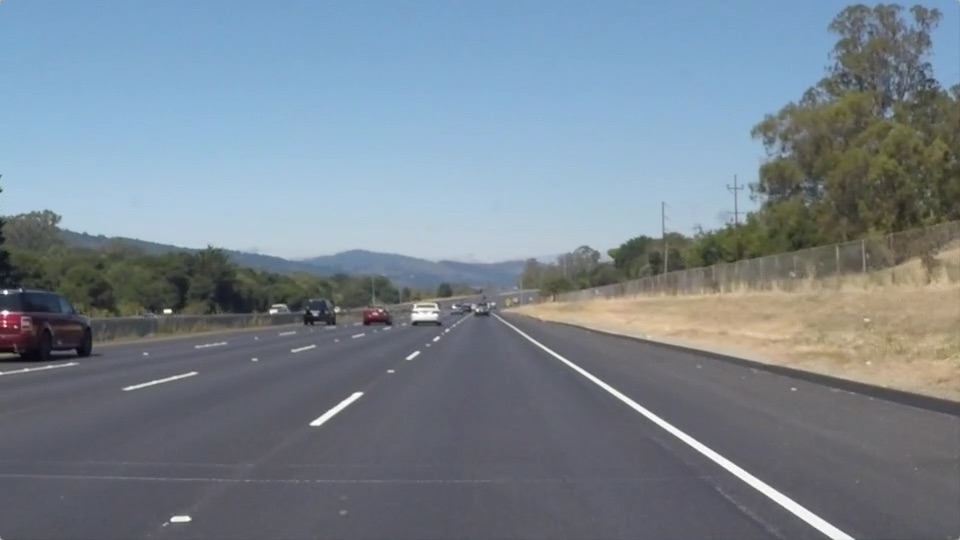
#> input picture test_images/solidWhiteRight.jpg, 960 x 540 px
$ jupyter execute --allow-errors P1.ipynb   (shell and % lines are left out)
#> lines starting #> are read from the running program, lines starting #| are printed output that depends on the picture; after the words box and inside, x2 and y2 are one past the last pixel; in counts of white or black regions, pixels touching at a corner belong together
# Self-Driving Car Engineer Nanodegree

## Project: **Finding Lane Lines on the Road**
***
In this project, you will use the tools you learned about in the lesson to identify lane lines on the road.  You can develop your pipeline on a series of individual images, and later apply the result to a video stream (really just a series of images). Check out the video clip "raw-lines-example.mp4" (also contained in this repository) to see what the output should look like after using the helper functions below.

Once you have a result that looks roughly like "raw-lines-example.mp4", you'll need to get creative and try to average and/or extrapolate the line segments you've detected to map out the full extent of the lane lines.  You can see an example of the result you're going for in the video "P1_example.mp4".  Ultimately, you would like to draw just one line for the left side of the lane, and one for the right.

In addition to implementing code, there is a brief writeup to complete. The writeup should be completed in a separate file, which can be either a markdown file or a pdf document. There is a [write up template](https://github.com/udacity/CarND-LaneLines-P1/blob/master/writeup_template.md) that can be used to guide the writing process. Completing both the code in the Ipython notebook and the writeup template will cover all of the [rubric points](https://review.udacity.com/#!/rubrics/322/view) for this project.

---
Let's have a look at our first image called 'test_images/solidWhiteRight.jpg'.  Run the 2 cells below (hit Shift-Enter or the "play" button above) to display the image.

**Note: If, at any point, you encounter frozen display windows or other confounding issues, you can always start again with a clean slate by going to the "Kernel" menu above and selecting "Restart & Clear Output".**

---

**The tools you have are color selection, region of interest selection, grayscaling, Gaussian smoothing, Canny Edge Detection and Hough Tranform line detection.  You  are also free to explore and try other techniques that were not presented in the lesson.  Your goal is piece together a pipeline to detect the line segments in the image, then average/extrapolate them and draw them onto the image for display (as below).  Once you have a working pipeline, try it out on the video stream below.**

---

<figure>

 <figcaption>
 <p></p>
 <p style="text-align: center;"> Your output should look something like this (above) after detecting line segments using the helper functions below </p>
 </figcaption>
</figure>
 <p></p>
<figure>

 <figcaption>
 <p></p>
 <p style="text-align: center;"> Your goal is to connect/average/extrapolate line segments to get output like this</p>
 </figcaption>
</figure>

**Run the cell below to import some packages.  If you get an `import error` for a package you've already installed, try changing your kernel (select the Kernel menu above --> Change Kernel).  Still have problems?  Try relaunching Jupyter Notebook from the terminal prompt.  Also, see [this forum post](https://carnd-forums.udacity.com/cq/viewquestion.action?spaceKey=CAR&id=29496372&questionTitle=finding-lanes---import-cv2-fails-even-though-python-in-the-terminal-window-has-no-problem-with-import-cv2) for more troubleshooting tips.**

## Import Packages

[cell 1]
#importing some useful packages
import matplotlib.pyplot as plt
import matplotlib.image as mpimg
import numpy as np
import cv2
from PIL import Image

## Read in an Image

[cell 2]
#reading in an image
image = mpimg.imread('test_images/solidWhiteRight.jpg')
#> image is the input picture: shape (540, 960, 3); mean R, G, B 120.3, 132.6, 143.7

#printing out some stats and plotting
print('This image is:', type(image), 'with dimensions:', image.shape)
#| This image is: <class 'numpy.ndarray'> with dimensions: (540, 960, 3)
plt.imshow(image)  # if you wanted to show a single color channel image called 'gray', for example, call as plt.imshow(gray, cmap='gray')

## Ideas for Lane Detection Pipeline

**Some OpenCV functions (beyond those introduced in the lesson) that might be useful for this project are:**

`cv2.inRange()` for color selection
`cv2.fillPoly()` for regions selection
`cv2.line()` to draw lines on an image given endpoints
`cv2.addWeighted()` to coadd / overlay two images
`cv2.cvtColor()` to grayscale or change color
`cv2.imwrite()` to output images to file
`cv2.bitwise_and()` to apply a mask to an image

**Check out the OpenCV documentation to learn about these and discover even more awesome functionality!**

## Helper Functions

Below are some helper functions to help get you started. They should look familiar from the lesson!

[cell 3]
import math

def grayscale(img):
    """Applies the Grayscale transform
    This will return an image with only one color channel
    but NOTE: to see the returned image as grayscale
    (assuming your grayscaled image is called 'gray')
    you should call plt.imshow(gray, cmap='gray')"""
    return cv2.cvtColor(img, cv2.COLOR_RGB2GRAY)
    # Or use BGR2GRAY if you read an image with cv2.imread()
    # return cv2.cvtColor(img, cv2.COLOR_BGR2GRAY)

def canny(img, low_threshold, high_threshold):
    """Applies the Canny transform"""
    return cv2.Canny(img, low_threshold, high_threshold)

def gaussian_blur(img, kernel_size):
    """Applies a Gaussian Noise kernel"""
    return cv2.GaussianBlur(img, (kernel_size, kernel_size), 0)

def region_of_interest(img, vertices):
    """
    Applies an image mask.

    Only keeps the region of the image defined by the polygon
    formed from `vertices`. The rest of the image is set to black.
    """
    #defining a blank mask to start with
    mask = np.zeros_like(img)

    #defining a 3 channel or 1 channel color to fill the mask with depending on the input image
    if len(img.shape) > 2:
        channel_count = img.shape[2]  # i.e. 3 or 4 depending on your image
        ignore_mask_color = (255,) * channel_count
    else:
        ignore_mask_color = 255

    #filling pixels inside the polygon defined by "vertices" with the fill color
    cv2.fillPoly(mask, vertices, ignore_mask_color)

    #returning the image only where mask pixels are nonzero
    masked_image = cv2.bitwise_and(img, mask)
    return masked_image


def draw_lines(img, lines, imshape, color=[255, 0, 0], thickness=10):
    """
    NOTE: this is the function you might want to use as a starting point once you want to
    average/extrapolate the line segments you detect to map out the full
    extent of the lane (going from the result shown in raw-lines-example.mp4
    to that shown in P1_example.mp4).

    Think about things like separating line segments by their
    slope ((y2-y1)/(x2-x1)) to decide which segments are part of the left
    line vs. the right line.  Then, you can average the position of each of
    the lines and extrapolate to the top and bottom of the lane.

    This function draws `lines` with `color` and `thickness`.
    Lines are drawn on the image inplace (mutates the image).
    If you want to make the lines semi-transparent, think about combining
    this function with the weighted_img() function below
    """
    pos_slope = 0 # Acumulator of (+) slopes for avgerage slope calculation
    neg_slope = 0  #  Acumulator of (-) slopes for avg slope calculation
    pos_line = [0, 0, 0, 0] # Accumulator ox x1,y2,x1,y2 for (+) lines
    neg_line = [0, 0, 0, 0] # Accumulator ox x1,y2,x1,y2 for (-) linesi
    # c and k below are counters for the number of total lines it encounteres for left and right side
    c = 0
    k = 0
    #Define coordinate points for left side and right side, the first digit indicates side in the poc (left or right)
    # the second indicates wether it refers to x1 or x2 in the respective line (ie. x_1_1 is x1 for left side)
    x_1_1 = 0
    x_1_2 = 0
    y_1_1 = imshape[0]
    y_1_2 = 0
    x_2_1 = 0
    x_2_2 = 0
    y_2_2 = imshape[0]

    #this block checks line by line, desides wether it belongs to the right/left side according to the sign of its slope
    # using eq. (y2-y1)/(x2-x1)
    for line in lines:
        for x1,y1,x2,y2 in line:
            slope = (y2-y1)/(x2-x1) # Calulates slope
            if slope >= 0 : #Checks if te slope is positive
                c += 1 #counts the total lines with (+) slope
                pos_slope += slope #Accumulates all positive slopes in one sum
                pos_line = [i + j for i, j in zip(pos_line, line[0])] #accumulates all the line coordinates for (+) slopes

                if line[0][1] < y_1_1: # finds smallest value of y1 for line with (-) slope, comparing each time
                    y_1_1 = line[0][1]

            else:  #if the slope is negative
                k += 1 #counts the total lines with (-) slope
                neg_slope += slope #Accumulates all negative slopes in one sum
                neg_line = [i + j for i, j in zip(neg_line, line[0])] #accumulates all the line coordinates for (-) slopes
                if line[0][2] > x_2_2: # finds highest value of x2 for line with (-) slope, comparing each time
                    x_2_2 = line[0][2]

                if line[0][3] < y_2_2: # finds smallest value of y1 for line with (-) slope, comparing each time
                    y_2_2 = line[0][3]

    # checks wether 0 lines were found for left or right side, if so assigns a 1 (to avoid divisions by 0 later on)
    if c == 0:
        c = 1
    if k == 0:
        k = 1
    #finds the average slope for lines in both sides, dividing the accumulated sum by the no. of lines found respectively
    pos_slope = pos_slope / c
    neg_slope = neg_slope / k
    #Below block ssigns a value other than 0 or infitine to negative slope (this fixed bugs in the yellow line video that
    # i couldnt  figure out where it was cming from, i guess infitite vertical slopes occure at some points)
    if neg_slope  == 0:
        neg_slope = -1
    if float(neg_slope) == float('-inf'):
        neg_slope = -1
    # this block finds average values for x1,x2,y1 and y2 for its total accumulated value (for each side)
    pos_line = [int(x/c) for x in pos_line]  # Calculates average values for x1,y1 etc for lines with (+) slope
    neg_line = [int(x/k) for x in neg_line]  # Calculates average values for x1,y1 etc for lines with (-) slope

    #this block finds the average value of b (to be used for line equation) for both sides
    pos_b = pos_line[1] - (pos_line[0]*pos_slope) # b = y - mx
    neg_b = neg_line[3] - (neg_line[2]*neg_slope) # b = y - mx

    #below 3 lines finds x1 and x2 for the line with a positive slope, and x1 for lines with pos negative slope using
    # line equation
    x_1_1 = int((pos_b - y_1_1)/(pos_slope * -1)) # x = (b - y) / (-m)
    x_1_2 = int((pos_b - imshape[0])/(pos_slope * -1)) # x = (b - y) / (-m)
    x_2_1 = int((neg_b - imshape[0])/(neg_slope * -1))

    # Finally we print in our image the 2 averaged lines
    cv2.line(img, (x_1_1, y_1_1), (x_1_2, imshape[0]), color, thickness)
    cv2.line(img, (x_2_1, imshape[0]), (x_2_2, y_2_2), color, thickness)

def hough_lines(img, rho, theta, threshold, min_line_len, max_line_gap, imshape):
    """
    `img` should be the output of a Canny transform.

    Returns an image with hough lines drawn.
    """
    lines = cv2.HoughLinesP(img, rho, theta, threshold, np.array([]), minLineLength=min_line_len, maxLineGap=max_line_gap)
    line_img = np.zeros((img.shape[0], img.shape[1], 3), dtype=np.uint8)
    draw_lines(line_img, lines, imshape)
    return line_img

# Python 3 has support for cool math symbols.

def weighted_img(img, initial_img, α=0.8, β=1., λ=0.):
    """
    `img` is the output of the hough_lines(), An image with lines drawn on it.
    Should be a blank image (all black) with lines drawn on it.

    `initial_img` should be the image before any processing.

    The result image is computed as follows:

    initial_img * α + img * β + λ
    NOTE: initial_img and img must be the same shape!
    """
    return cv2.addWeighted(initial_img, α, img, β, λ)

## Test Images

Build your pipeline to work on the images in the directory "test_images"
**You should make sure your pipeline works well on these images before you try the videos.**

[cell 4]
import os
#Load up the image and convert it to a gray scale one
os.listdir("test_images/")
foto = mpimg.imread("test_images/solidYellowLeft.jpg")
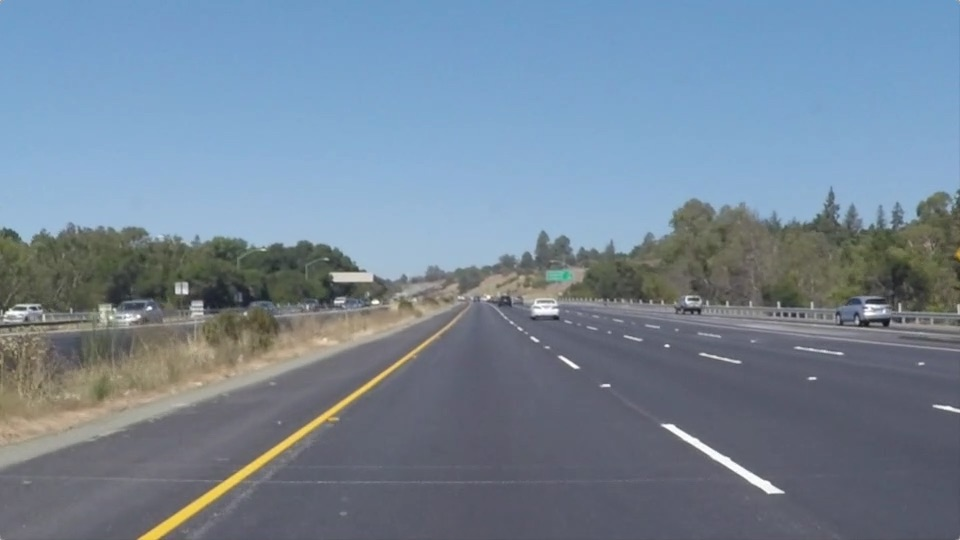
#> input picture test_images/solidYellowLeft.jpg, 960 x 540 px
#> foto is the input picture: shape (540, 960, 3); mean R, G, B 116.5, 133.6, 150.8
imshape = foto.shape
foto_gris = grayscale(foto)
foto_gg = gaussian_blur(foto_gris, 5)

#Aply canny edge detector function on our gray-scale image
edges_foto = canny(foto_gg, 15, 200)

#Select our region of interest using a polygon
vertices = np.array([[(150,imshape[0]),(450, 320), (500, 320), (950,imshape[0])]], dtype=np.int32)
rot = region_of_interest(edges_foto, vertices)
#> in region_of_interest, `masked_image = cv2.bitwise_and(img, mask)`:
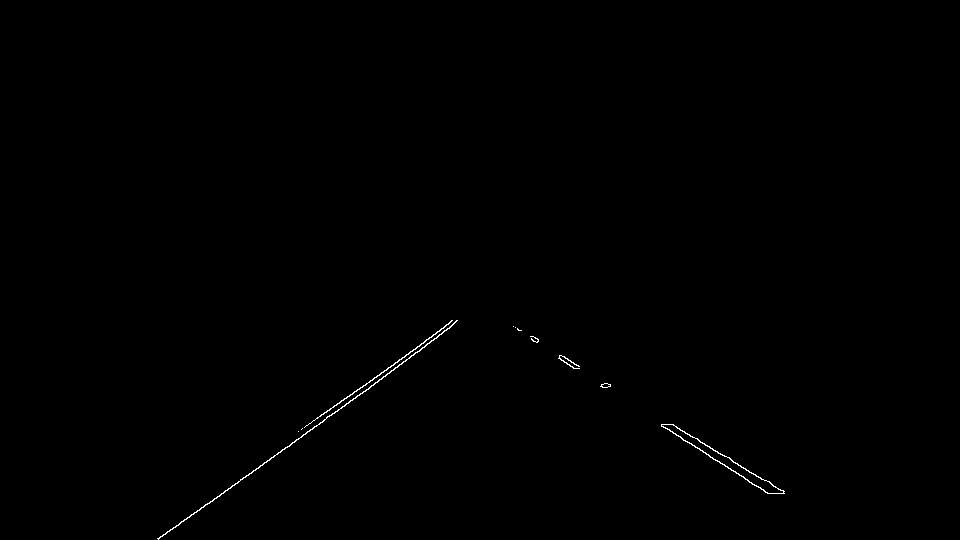
#> masked_image: shape (540, 960); 0.24% white in thin lines or dots, all inside (x1, y1, x2, y2) = (157, 320, 785, 540)

#Define hough parameters
rho = 1
theta = np.pi/180
threshold = 1
min_line_length = 30
max_line_gap = 15
line_image = np.copy(foto)*0

#Run hough transform (pass along imshape for further use)
line_img = hough_lines(rot, rho, theta, threshold, min_line_length, max_line_gap, imshape)
#> in hough_lines, `lines = cv2.HoughLinesP(img, rho, theta, threshold, np.array([]), minL..`: lines = [[306, 425, 439, 331], [209, 503, 436, 338], [165, 534, 450, 327], [661, 425, 770, 493], [672, 424, 761, 479], [722, 454, 783, 492], [289, 446, 378, 381], [158, 538, 246, 475], [671, 424, 718, 453], [307, 425, 404, 357], [661, 426, 768, 493]]
#> the loop in draw_lines, `for line in lines:` made 11 passes
#> after the loop in draw_lines, `for line in lines:`: c = 5; k = 6; neg_line = [1434, 2871, 2353, 2209]; neg_slope = -4.31; pos_line = [3387, 2153, 3800, 2410]; pos_slope = 3.11; x_2_2 = 450; y_1_1 = 424; y_2_2 = 327
#> in draw_lines, `pos_slope = pos_slope / c`: pos_slope = 0.622
#> in draw_lines, `neg_slope = neg_slope / k`: neg_slope = -0.718
#> in draw_lines, `pos_line = [int(x/c) for x in pos_line]`: pos_line = [677, 430, 760, 482]
#> in draw_lines, `neg_line = [int(x/k) for x in neg_line]`: neg_line = [239, 478, 392, 368]
#> in draw_lines, `pos_b = pos_line[1] - (pos_line[0]*pos_slope)`: pos_b = 9.18
#> in draw_lines, `neg_b = neg_line[3] - (neg_line[2]*neg_slope)`: neg_b = 649.4
#> in draw_lines, `x_1_1 = int((pos_b - y_1_1)/(pos_slope * -1))`: x_1_1 = 667
#> in draw_lines, `x_1_2 = int((pos_b - imshape[0])/(pos_slope * -1))`: x_1_2 = 853
#> in draw_lines, `x_2_1 = int((neg_b - imshape[0])/(neg_slope * -1))`: x_2_1 = 152

#Display original image with lines plotted on top of it
foto_final = weighted_img(line_img, foto,α=0.8, β=1., λ=0.)

plt.imshow(foto_final)
print (edges_foto.shape)
#| (540, 960)

## Build a Lane Finding Pipeline

Build the pipeline and run your solution on all test_images. Make copies into the `test_images_output` directory, and you can use the images in your writeup report.

Try tuning the various parameters, especially the low and high Canny thresholds as well as the Hough lines parameters.

[cell 5]
# TODO: Build your pipeline that will draw lane lines on the test_images
# then save them to the test_images directory.

os.listdir("test_images/")
for file in os.listdir('test_images/'):

    if file.endswith(".jpg"):
        os.listdir('test_images/')
        foto = mpimg.imread("test_images/" + str(file))
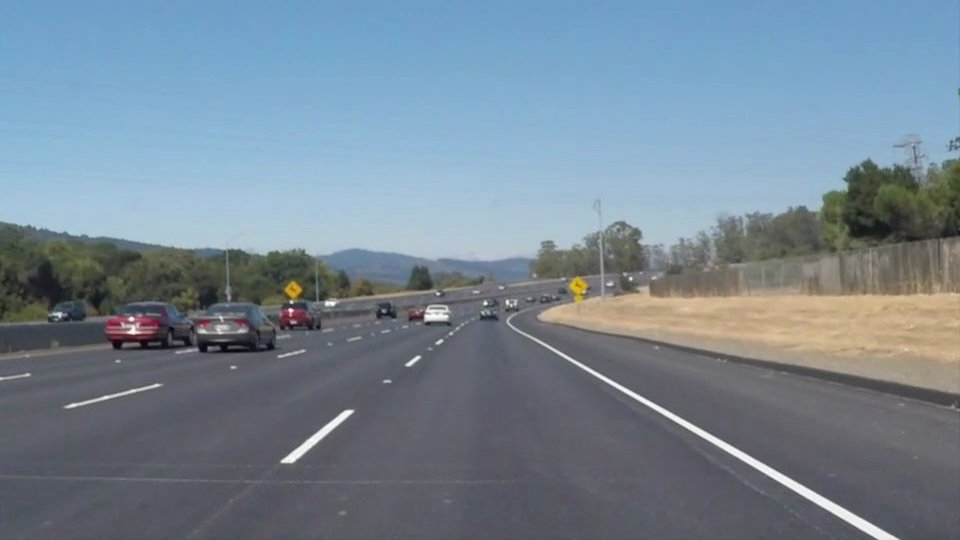
#> input picture test_images/solidWhiteCurve.jpg, 960 x 540 px
#> foto is the input picture: shape (540, 960, 3); mean R, G, B 118.5, 134.5, 148.1
        imshape = foto.shape
        foto_gris = grayscale(foto)
        foto_gg = gaussian_blur(foto_gris, 5)

#Aply canny edge detector function on our gray-scale image
        edges_foto = canny(foto_gg, 5, 200)

#Select our region of interest using a polygon
        vertices = np.array([[(150,imshape[0]),(450, 400), (550, 350), (950,imshape[0])]], dtype=np.int32)
        rot = region_of_interest(edges_foto, vertices)
#> in region_of_interest (call 2), `masked_image = cv2.bitwise_and(img, mask)`:
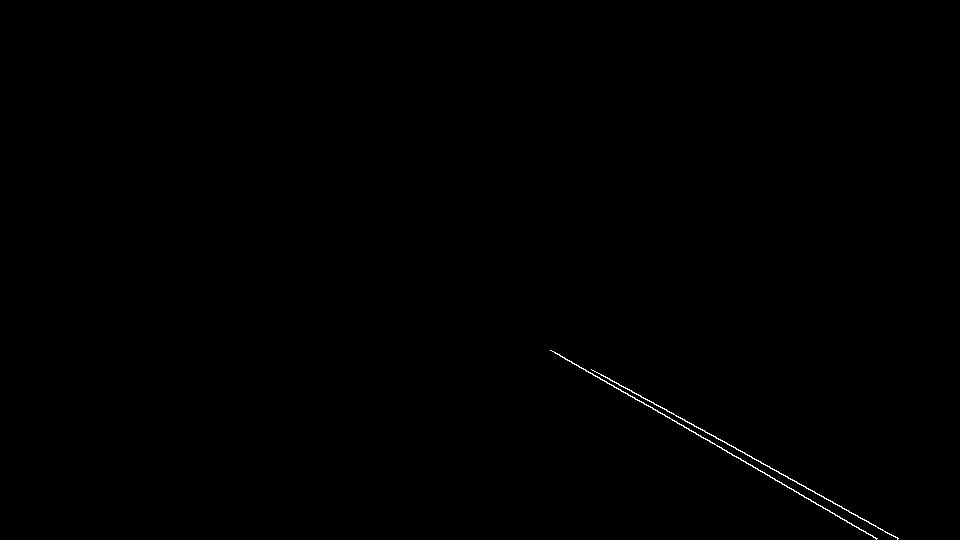
#> masked_image: shape (540, 960); 0.19% white in thin lines or dots, all inside (x1, y1, x2, y2) = (550, 350, 899, 540)

#Define hough parameters
        rho = 1
        theta = np.pi/180
        threshold = 1
        min_line_length = 25
        max_line_gap = 15
        line_image = np.copy(foto)*0

#Run hough transform (pass along imshape for further use)
        line_img = hough_lines(rot, rho, theta, threshold, min_line_length, max_line_gap, imshape)
#> the loop in draw_lines (call 2), `for line in lines:` made 8 passes
#> line on passes 1 to 4: [[603, 375, 898, 538]], [[551, 350, 877, 538]], [[552, 351, 579, 367]], [[840, 518, 875, 538]]
        #print(line_img)

#Display original image with lines plotted on top of it
        foto_final = weighted_img(line_img, foto,α=0.8, β=1., λ=0.)
#> call 2 of weighted_img, with α = 0.8, β = 1, λ = 0
#> in weighted_img (call 2), `return cv2.addWeighted(initial_img, α, img, β, λ)`:
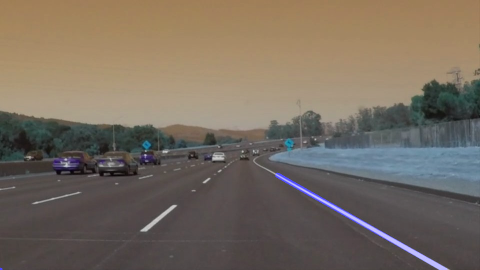
#> returned value: shape (540, 960, 3) (shown at 1/2 size); mean of channels 0, 1, 2 95.7, 107.6, 118.5; drawn as B, G, R
        plt.imshow(foto_final)

        foto_copia_final = Image.fromarray(foto_final)
        foto_copia_final.save('test_images/test_images_output/' + str(file), 'JPEG')
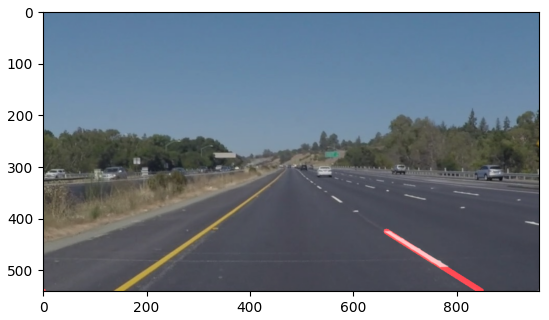
#> figure drawn by matplotlib, 1 panel

## Test on Videos

You know what's cooler than drawing lanes over images? Drawing lanes over video!

We can test our solution on two provided videos:

`solidWhiteRight.mp4`

`solidYellowLeft.mp4`

**Note: if you get an `import error` when you run the next cell, try changing your kernel (select the Kernel menu above --> Change Kernel).  Still have problems?  Try relaunching Jupyter Notebook from the terminal prompt. Also, check out [this forum post](https://carnd-forums.udacity.com/questions/22677062/answers/22677109) for more troubleshooting tips.**

**If you get an error that looks like this:**
```
NeedDownloadError: Need ffmpeg exe.
You can download it by calling:
imageio.plugins.ffmpeg.download()
```
**Follow the instructions in the error message and check out [this forum post](https://carnd-forums.udacity.com/display/CAR/questions/26218840/import-videofileclip-error) for more troubleshooting tips across operating systems.**

[cell 6]
# Import everything needed to edit/save/watch video clips
import imageio
#> (the rest of this cell did not finish here and is left out)

[cell 7]
# [29 lines left out: function process_image, not called in this run]

Let's try the one with the solid white lane on the right first ...

[cell 8]
white_output = 'test_videos_output/solidWhiteRight.mp4'
#> white_output = 'test_videos_output/solidWhiteRight.mp4'
## To speed up the testing process you may want to try your pipeline on a shorter subclip of the video
## To do so add .subclip(start_second,end_second) to the end of the line below
## Where start_second and end_second are integer values representing the start and end of the subclip
## You may also uncomment the following line for a subclip of the first 5 seconds
##clip1 = VideoFileClip("test_videos/solidWhiteRight.mp4").subclip(0,5)
#> (the rest of this cell did not finish here and is left out)
